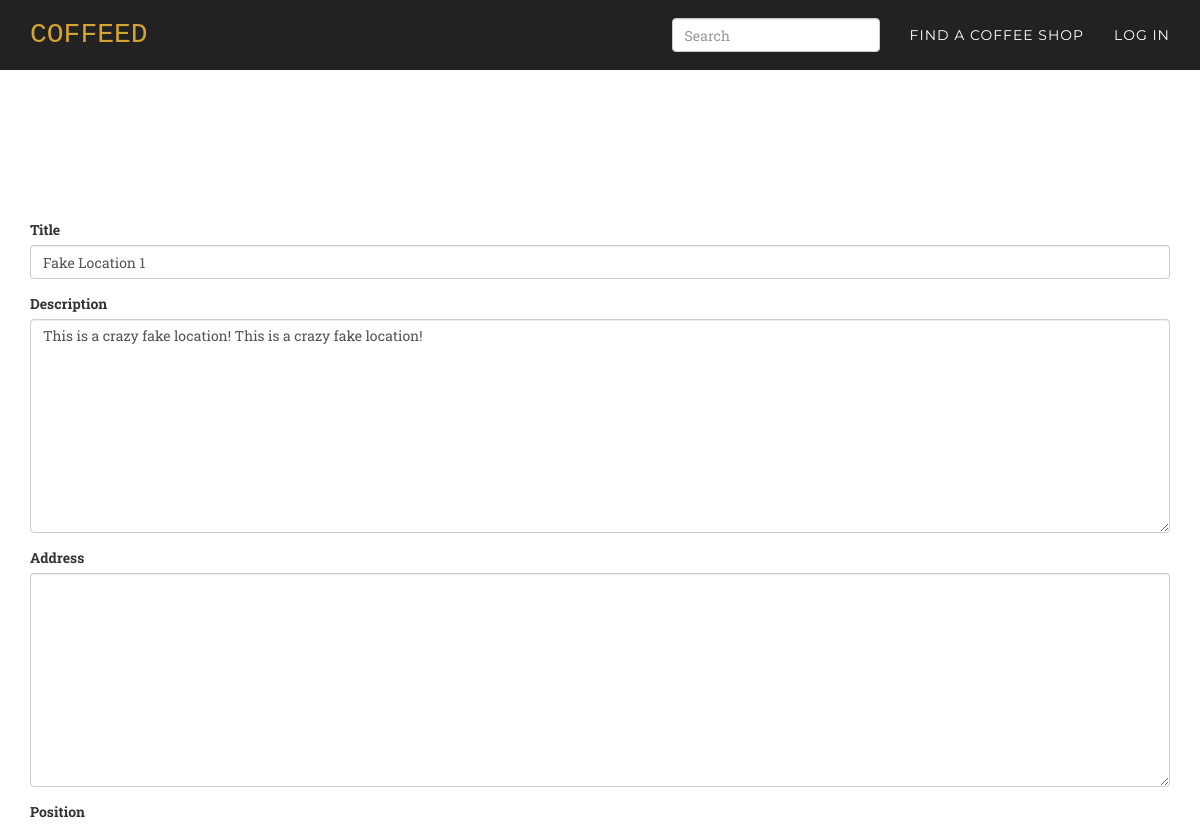
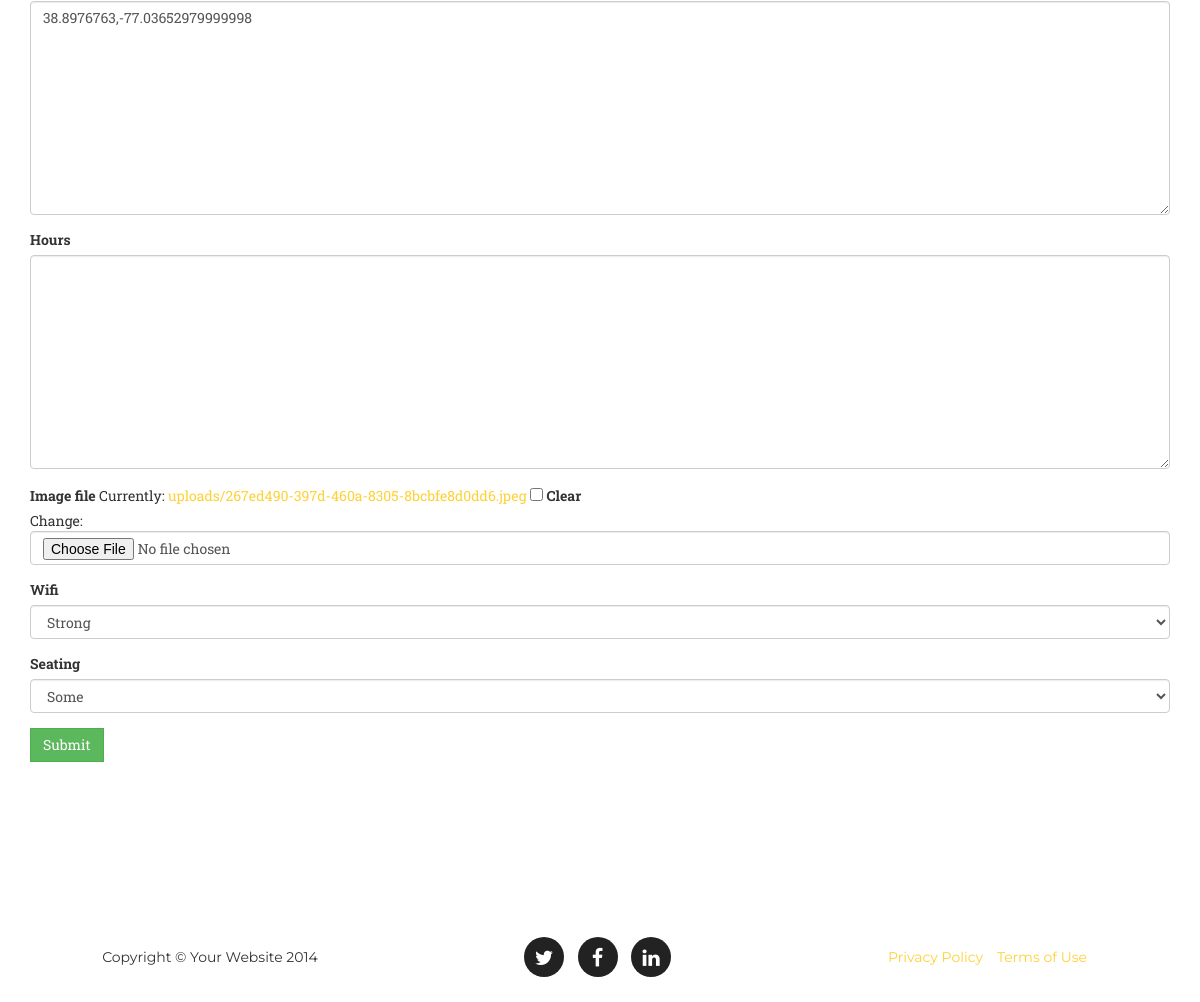
The page /locations/1/update/ on the database its author committed (2 pictures, top to bottom).
### core/models.py (models this page shows, shortened)
class Location(models.Model):
    title = models.CharField(max_length=300)
    description = models.TextField(null=True, blank=True)
    address = models.TextField(null=True, blank=True)
    position = GeopositionField(null=True, blank=True)
    hours = models.TextField(null=True, blank=True)
    image_file = models.ImageField(upload_to=upload_to_location, null=True, blank=True)
    wifi = models.IntegerField(choices=WIFI_CHOICES, null=True, blank=True)
    seating = models.IntegerField(choices=SEATING_CHOICES, null=True, blank=True)
    created_at = models.DateTimeField(auto_now_add=True)

### core/views.py (the view)
# urls.py: url(r'locations/(?P<pk>\d+)/update/$', coreviews.LocationUpdateView.as_view(), name='location_update'),
class LocationUpdateView(UpdateView):
    model = coremodels.Location
    template_name = 'base/form.html'
    fields = "__all__"

### templates/base/form.html (shortened to what this page needs)
{% extends "base/theme.html" %}
{% load widget_tweaks %}
{% block main_content %}
 <div class="header-buffer">
 </div>
 <section id="services">
     <div class="container">
<div class="row">
 {% if form %}
 <div class="col-md-12">
     <form action="" method="post" enctype="multipart/form-data">{% csrf_token %}{{ form.media }}
     {% for field in form %}
 <div class="form-group warning">
     <label for="exampleInputFile">{{ field.label }}</label>
     {{ field|add_class:"form-control"}}
 </div>
 {% endfor %}
 <input type="submit" class="btn btn-success" role="button" value="{{ verb|default:"Submit" }}" />
 </form>
</div>
{% endif %}
</div>
</div>
</section>
{% endblock %}

### templates/base/theme.html (shortened to what this page needs)
{% extends "base/index.html" %}
{% block navigation %}
    <li>
        <a class="page=scroll" href="location">Find a Coffee Shop</a>
    </li>
    {% if user.is_authenticated %}
    <li>
        <a class="page-scroll" href="/location/create/">Add a Location</a>
    </li>
    {% else %}
    <li>
        <a class="page-scroll" href="/entrance/">Log In</a>
    </li>
    {% endif %}
{% endblock %}
{% block search %}
<form action="/search/" class="navbar-form navbar-right" method="get">
    <div class="form-group">
        <input type="text" placeholder="Search" class="form-control" name="query"></input>
    </div>
</form>
{% endblock %}

### templates/base/index.html (shortened to what this page needs)
{% load staticfiles %}
<!DOCTYPE html>
<html lang="en">
<head>
    <link href="{% static "css/bootstrap.min.css" %}" rel="stylesheet">
    <link href="{% static "css/agency.css" %}" rel="stylesheet">
    <link href="{% static "font-awesome/css/font-awesome.min.css" %}" rel="stylesheet" type="text/css">
</head>
<body id="page-top" class="index">
    <nav class="navbar navbar-default navbar-fixed-top">
        <div class="container">
            <div class="navbar-header page-scroll">
                <a class="navbar-brand page-scroll" href="/">COFFEED</a>
            </div>
            <div class="collapse navbar-collapse" id="bs-example-navbar-collapse-1">
                <ul class="nav navbar-nav navbar-right">
                    {% block navigation %}{% endblock %}
                </ul>
                {% block search %}
                {% endblock %}
            </div>
        </div>
    </nav>
    {% block main_content %}{% endblock %}
    <footer>
        <div class="container">
            <div class="row">
                <div class="col-md-4">
                    <span class="copyright">Copyright &copy; Your Website 2014</span>
                </div>
                <div class="col-md-4">
                    <ul class="list-inline social-buttons">
                        <li><a href="#"><i class="fa fa-twitter"></i></a>
                        </li>
                        <li><a href="#"><i class="fa fa-facebook"></i></a>
                        </li>
                        <li><a href="#"><i class="fa fa-linkedin"></i></a>
                        </li>
                    </ul>
                </div>
                <div class="col-md-4">
                    <ul class="list-inline quicklinks">
                        <li><a href="#">Privacy Policy</a>
                        </li>
                        <li><a href="#">Terms of Use</a>
                        </li>
                    </ul>
                </div>
            </div>
        </div>
    </footer>
</body>
</html>

### static/css/agency.css (style rules this page uses)
body { overflow-x: hidden; font-family: "Roboto Slab","Helvetica Neue",Helvetica,Arial,sans-serif; }
a, a:hover, a:focus, a:active, a.active { outline: 0; }
a { color: #fed136; }
.navbar-default { border-color: transparent; background-color: #222; }
.navbar-default .navbar-brand { font-family: "Kaushan Script","Helvetica Neue",Helvetica,Arial,cursive; color: #fed136; }
.navbar-default .navbar-collapse { border-color: rgba(255,255,255,.02); }
.navbar-default .nav li a { text-transform: uppercase; font-family: Montserrat,"Helvetica Neue",Helvetica,Arial,sans-serif; font-weight: 400; letter-spacing: 1px; color: #fff; }
@media (min-width:768px) { .navbar-default { padding: 10px 0; border: 0; background-color: #222; -webkit-transition: padding .3s; -moz-transition: padding .3s; transition: padding .3s; } }
@media (min-width:768px) { .navbar-default .navbar-brand { font-size: 2em; -webkit-transition: all .3s; -moz-transition: all .3s; transition: all .3s; } }
section { padding: 100px 0; }
@media (min-width:768px) { section { padding: 150px 0; } }
footer { padding: 25px 0; text-align: center; }
footer span.copyright { text-transform: uppercase; text-transform: none; font-family: Montserrat,"Helvetica Neue",Helvetica,Arial,sans-serif; line-height: 40px; }
footer ul.quicklinks { margin-bottom: 0; text-transform: uppercase; text-transform: none; font-family: Montserrat,"Helvetica Neue",Helvetica,Arial,sans-serif; line-height: 40px; }
ul.social-buttons { margin-bottom: 0; }
ul.social-buttons li a { display: block; width: 40px; height: 40px; border-radius: 100%; font-size: 20px; line-height: 40px; outline: 0; color: #fff; background-color: #222; -webkit-transition: all .3s; -moz-transition: all .3s; transition: all .3s; }
body { webkit-tap-highlight-color: #fed136; }
.header-buffer { height:70px; }
.navbar-default .navbar-brand { font-family: "Lucida Console", Monaco, monospace; color: #d4a432; }
.btn { border-radius: 0px; }

### rows shown on the page
Location: form "Fake Location 1" "This is a crazy fake location! This is a crazy fake location!" "38.8976763,-77.03652979999998" "Strong" "Some"

### other values the page prints
{{ field.label }} "Title" "Description" "Address" "Position" "Hours" "Image file" "Wifi" "Seating"
